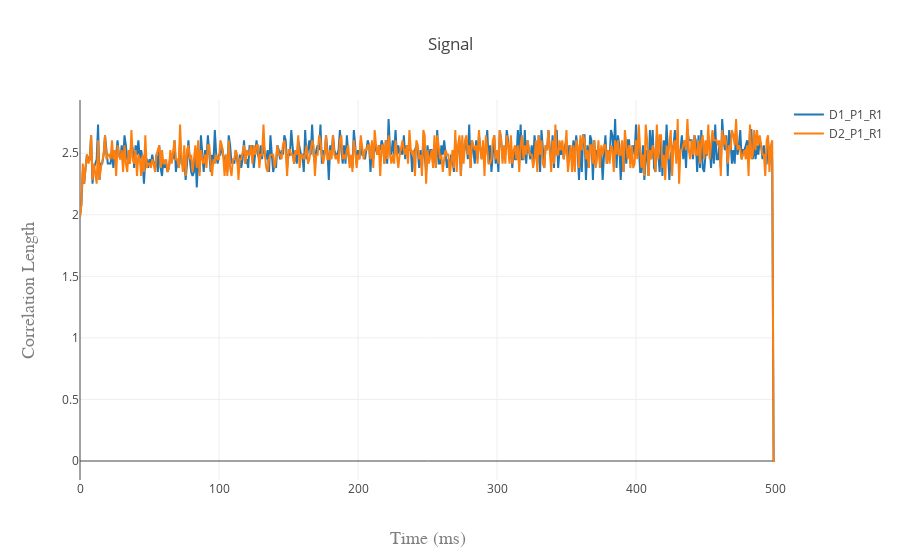

The notebook cell saved with this chart:
### Markdown cell above
# Coeficientes de aproximação

### Code cell
iplot({
    'data': [ga_d1_p1_r1, ga_d2_p1_r1],
    'layout': cor_layout})

### Figure 1 — Plotly figure (JSON) as saved in the notebook; plotly's stock layout.template omitted (floating-point values rounded to 4 significant figures; data arrays with more than 128 entries replaced by an {"elided": "..."} marker saying what was removed)
{"data": [{"name": "D1_P1_R1", "type": "scatter", "uid": "97a510bc-31ed-4bac-8be5-a956c84eb2a0", "y": {"elided": "501 float values"}}, {"name": "D2_P1_R1", "type": "scatter", "uid": "f8a85222-1d44-4063-a3de-76aa9183bb11", "y": {"elided": "501 float values"}}], "layout": {"title": "Signal", "xaxis": {"title": "Time (ms)", "titlefont": {"color": "#7f7f7f", "family": "Courier New, monospace", "size": 18}}, "yaxis": {"title": "Correlation Length", "titlefont": {"color": "#7f7f7f", "family": "Courier New, monospace", "size": 18}}}}
